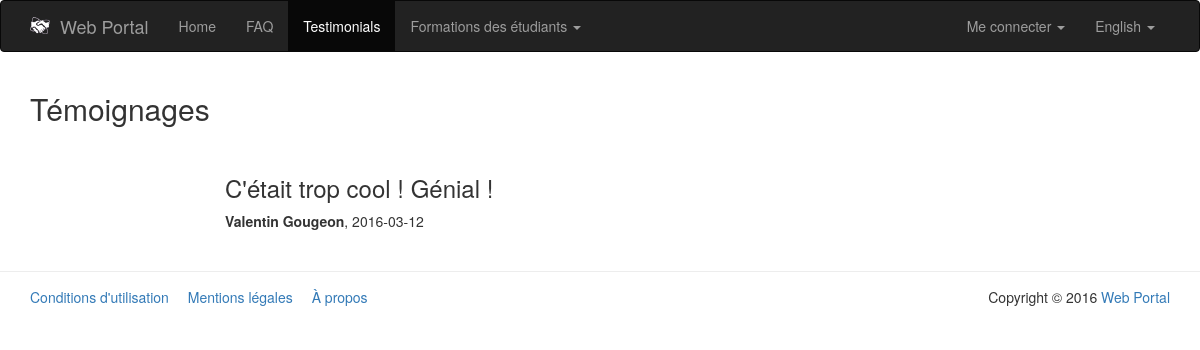
Page /PHP/public/index.php?page=testimonials on the earlier database version.
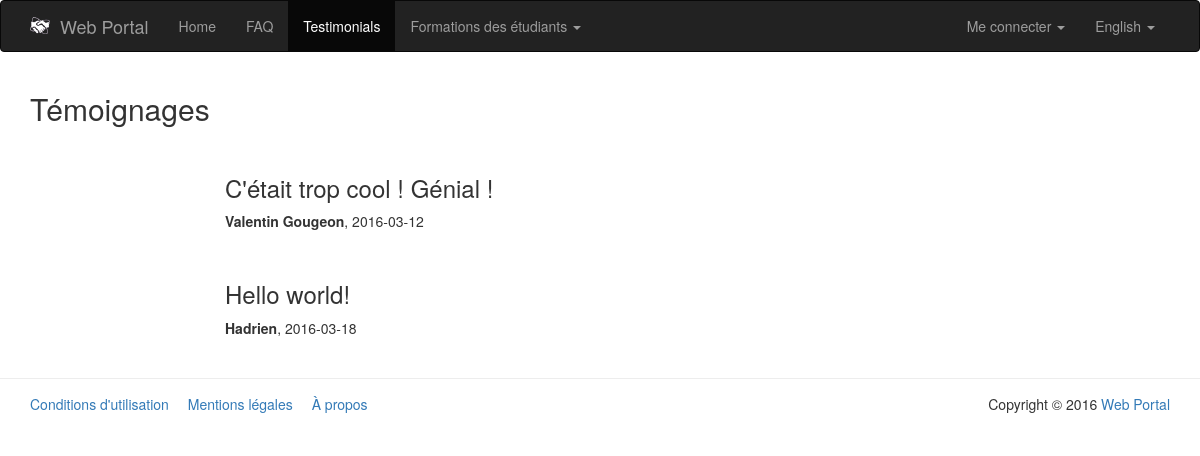
Same page on the later database version.
### tables this page shows
CREATE TABLE `testimony` (
  `id` int(11) NOT NULL,
  `description` text NOT NULL,
  `author` varchar(64) NOT NULL,
  `register_date` date NOT NULL
);

### PHP/app/model/Testimony.class.php (called while the page is built, shortened)
<?php
	class Testimony {
		public function __get($nom) {
			return $this->$nom;
		}
		public static function getTestimonialsList() {
			$db = PDOConnexion::getInstance();
			$sql = 'SELECT * FROM testimony';
			$sth = $db->prepare($sql);
			$sth->setFetchMode(PDO::FETCH_CLASS|PDO::FETCH_PROPS_LATE, 'Testimony');
			$sth->execute();
			return $sth->fetchAll();
		}
	}
?>

### PHP/app/view/testimonials.php (the view, shortened to what this page needs)
<div class="container">
	<div class="row">
		<div class="col-md-12">
			<h2>Témoignages</h2>
      <?php
        foreach(Testimony::getTestimonialsList() as $testimony) {
          echo '
            <br />
            <div class="row">
              <div class="col-md-offset-2 col-md-8">
                <h3>' . $testimony->description . '</h3>
                <p><b>' . $testimony->author . '</b>, ' . $testimony->register_date . '</p>
              </div>
            </div>
          ';
        }
      ?>
			</div>
	</div>
</div>

Differences in the rows shown:
added testimony: description "Hello world!", author "Hadrien", register_date "2016-03-18"
